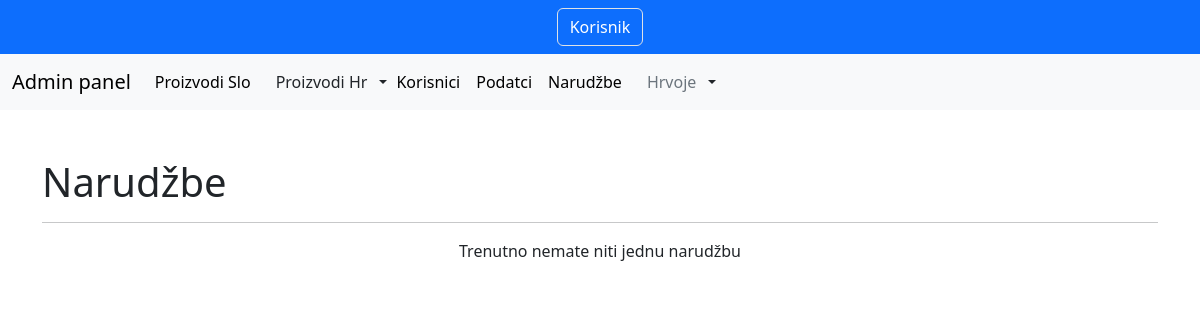
The app's page /orderDisplay.php (signed in), older data.
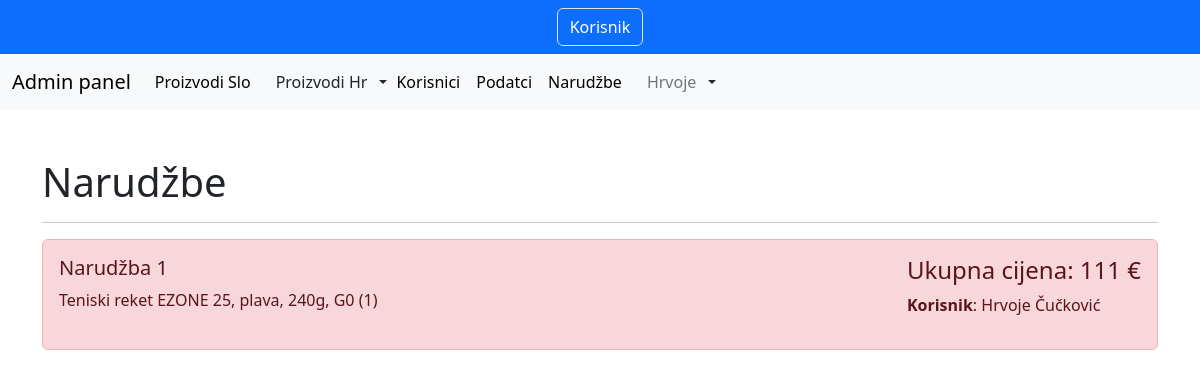
The same page, newer data.
### tables this page shows
CREATE TABLE `orders` (
  `id` int(11) NOT NULL,
  `order_id` int(11) NOT NULL,
  `user_id` int(11) NOT NULL,
  `product_id` mediumtext NOT NULL,
  `quantity` int(11) NOT NULL,
  `fullName` varchar(200) NOT NULL,
  `email` varchar(200) NOT NULL,
  `phoneNumber` varchar(200) NOT NULL,
  `address` varchar(200) NOT NULL,
  `postcode` varchar(200) NOT NULL,
  `city` varchar(200) NOT NULL,
  `isSent` int(11) NOT NULL
);

### app/classes/User.php (the view, shortened to what this page needs)
<?php
class User {
    protected $conn;
    public function __construct() {
        global $conn;
        $this->conn = $conn;
        $this->dotenv = Dotenv\Dotenv::createImmutable(__DIR__);
    }
    public function is_logged() {
        if(isset($_SESSION['user_id'])) {
            return true;
        }
        return false;
    }
    public function truncString($string, $length = 100, $append="...") {
        return $string;
    }
    public function getDataFromEachProduct($data_id) {
        $sql = "(
            SELECT id, name, price, priceNOTAX, quantity, img_url, description FROM classicfilters WHERE id=?
        ) UNION (
            SELECT id, name, price, priceNOTAX, quantity, img_url, description FROM bags WHERE id=?
        ) UNION (
            SELECT id, name, price, priceNOTAX, quantity, img_url, description FROM balls WHERE id=?
        ) UNION (
            SELECT id, name, price, priceNOTAX, quantity, img_url, description FROM clothing WHERE id=?
        ) UNION (
            SELECT id, name, price, priceNOTAX, quantity, img_url, description FROM cords WHERE id=?
        ) UNION (
            SELECT id, name, price, priceNOTAX, quantity, img_url, description FROM rackets WHERE id=?
        ) UNION (
            SELECT id, name, price, priceNOTAX, quantity, img_url, description FROM shoes WHERE id=?
        )";
        $stmt = $this->conn->prepare($sql);
        $stmt->bind_param("sssssss",$data_id,$data_id,$data_id,$data_id,$data_id,$data_id,$data_id);
        $stmt->execute();
        $result = $stmt->get_result();
        $data = $result->fetch_assoc();
        return $data;
    }
    public function printAllOrders() {
        $sql = "SELECT * FROM orders";
        $stmt = $this->conn->prepare($sql);
        $stmt->execute();
        $results = $stmt->get_result();
        if($results->num_rows < 1) {
            echo "<p class='d-flex justify-content-center align-items-center'>Trenutno nemate niti jednu narudžbu</p>";
            return;
        }
        $data = array();
        while($row = $results->fetch_assoc()) {
            $productData = $this->getDataFromEachProduct($row["product_id"]);
            $orderId = $row['order_id'];
            if(!isset($data[$orderId])) {
                $data[$orderId] = ["product_id"=> [], "names" => [], "quantity" => [],"fullName" => [], "email" => [], "phoneNumber" => [], "address" => [], "postcode" => [], "city" => [], "isSent"=> 0];
            }
            $data[$orderId]["product_id"][] = $row["product_id"];
            $data[$orderId]["names"][] = $productData["name"];
            $data[$orderId]["quantity"][] = $row["quantity"];
            $data[$orderId]["fullName"] = $row["fullName"];
            $data[$orderId]["email"] = $row["email"];
            $data[$orderId]["phoneNumber"] = $row["phoneNumber"];
            $data[$orderId]["address"] = $row["address"];
            $data[$orderId]["postcode"] = $row["postcode"];
            $data[$orderId]["city"] = $row["city"];
            $data[$orderId]["isSent"] = $row["isSent"];
        }
        $orderNum = 1;
        foreach($data as $orderId => $order) {
            $productDetails = [];
            $totalPrice = 0;
            foreach ($order["names"] as $index => $name) {
                $productData = $this->getDataFromEachProduct($order["product_id"][$index]);
                $quantity = $order["quantity"][$index];
                $productDetails[] = $name. " (" . $quantity . ")";
                $totalPrice += (+$quantity* $productData["price"]);
            }
            if(!$order["isSent"]) {
                echo "
                <div class='alert alert-danger' role='alert'>
                    <a href='#' class='d-flex justify-content-between'>
                        <div>
                            <h5>Narudžba ".$orderNum."</h5>
                            <p >".$this->truncString(implode(", ",$productDetails),50)."</p>
                        </div>
                        <div>
                            <h4>Ukupna cijena: ".$totalPrice." €</h4>
                            <p><b>Korisnik</b>: ".$order["fullName"]."</p>
                        </div>
                    </a>
                </div>
                ";
            }
            $orderNum++;
        }
    }
}

### php/inc/adminHeader.php (shortened to what this page needs)
<?php
require_once("app/config/config.php");
require_once("app/classes/User.php");
$user = new User();
?>
<!DOCTYPE html>
<html lang="en">
<head>
   <link rel="stylesheet" href="./css/style.css">
   <link rel="stylesheet" href="./css/my-style.css">
   <link rel="stylesheet" href="https://cdn.jsdelivr.net/npm/bootstrap-icons@1.11.2/font/bootstrap-icons.min.css">
</head>
<body>
   <div class="container-fluid bg-primary">
   <div class="d-flex justify-content-center p-2">
      <form action="index.php" method="post">
         <button type="submit" class="btn btn-primary border border-rounded">Korisnik</button>
      </form>
   </div>
   </div>
   <nav class="navbar navbar-expand-lg bg-body-tertiary">
      <div class="container-fluid">
         <p class="navbar-brand mb-0">Admin panel</p>
         <div class="collapse navbar-collapse" id="navbarSupportedContent">
            <ul class="navbar-nav me-auto mb-2 mb-lg-0">
               <li class="nav-item">
                  <a class="nav-link active" aria-current="page" href="dataDisplay.php?page=1">Proizvodi Slo</a>
               </li>
               <div class="dropdown mb-0 d-flex ms-3">
                  <button class="btn p-0 dropdown-toggle d-flex gap-2 align-items-center" type="button" data-bs-toggle="dropdown" aria-expanded="false">
                     <p class="my-0 d-none d-md-block text-dark">Proizvodi Hr</p>
                  </button>
               </div>
               <li class="nav-item">
                  <a class="nav-link active" aria-current="page" href="userDisplay.php">Korisnici</a>
               </li>
               <li class="nav-item">
                  <a class="nav-link active" aria-current="page" href="callFunction.php">Podatci</a>
               </li>
               <li class="nav-item">
                  <a class="nav-link active" aria-current="page" href="orderDisplay.php">Narudžbe</a>
               </li>
               <div class="dropdown mb-0 d-flex ms-3">
                  <button class="btn p-0 dropdown-toggle d-flex gap-2 align-items-center" type="button" data-bs-toggle="dropdown" aria-expanded="false">
                     <?php if($user->is_logged()) : ?>
                        <p class="my-0 d-none d-md-block text-secondary"><?php echo $_SESSION["name"];?></p>
                     <?php else :?>
                        <p class="my-0 d-none d-md-block text-secondary">Moj račun</p>
                     <?php endif ;?>
                  </button>
               </div>
            </ul>
         </div>
      </div>
   </nav>

### orderDisplay.php (shortened to what this page needs)
<?php
  require_once("./php/inc/adminHeader.php");
  $user->relocate();
?>
<div class="container my-5">
  <h1>Narudžbe</h1>
  <hr>
  <?php ( $user->printAllOrders());?>
</div>

### css/my-style.css (style rules this page uses)
:root { --blue: #228be6; --white: #fff; --darkGrey: #b3b3b3; --black: #000; --yonex-blue: #0b50a1; --yonex-green: #1d9533; }
a:link, a:visited { color: inherit; text-decoration: none; }

Row changes from the older to the newer data that the page shows:
added orders: truncString "Teniski reket EZONE 25, plava, 240g, G0 (1)", totalPrice "111", fullName "Hrvoje Čučković"
Text that changed along with them:
text no longer shown: "Trenutno nemate niti jednu narudžbu"
